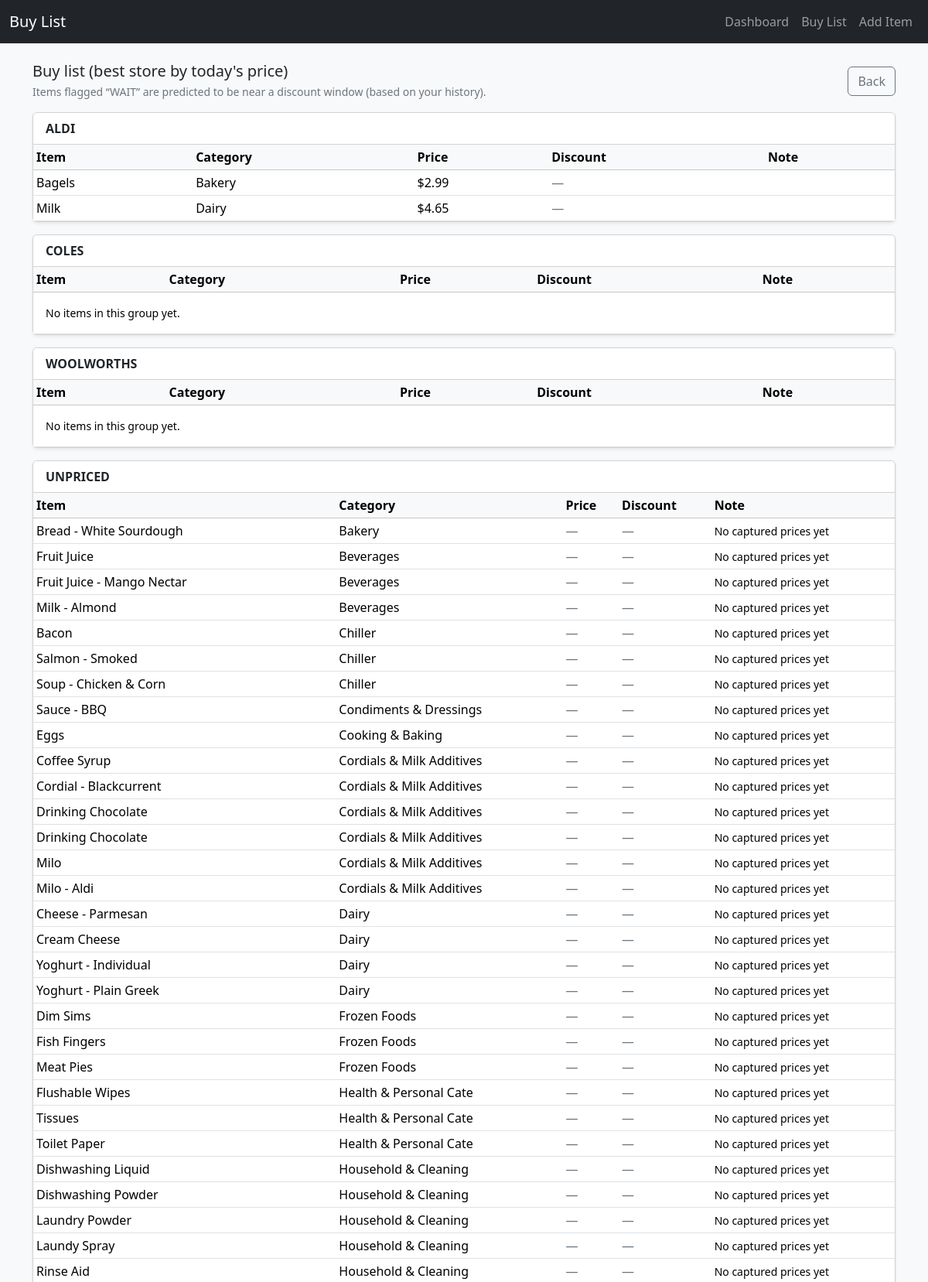
Page /buylist (upper part) on the committed database.
### app/models.py (models this page shows)
class Item(Base):
    __tablename__ = "items"
    id = Column(Integer, primary_key=True)
    name = Column(String, nullable=False)
    category = Column(String, nullable=True)
    brand = Column(String, nullable=True)
    buy_freq = Column(String, nullable=True)
    buy_qty = Column(Float, nullable=True)
    preferred_store = Column(String, nullable=True)
    links = relationship("StoreLink", back_populates="item", cascade="all, delete-orphan")
    prices = relationship("PriceHistory", back_populates="item", cascade="all, delete-orphan")

class PriceHistory(Base):
    __tablename__ = "price_history"
    id = Column(Integer, primary_key=True)
    item_id = Column(Integer, ForeignKey("items.id"), nullable=False)
    store_id = Column(Integer, ForeignKey("stores.id"), nullable=False)
    captured_at = Column(DateTime, nullable=False, default=datetime.utcnow)
    price = Column(Float, nullable=True)
    was_price = Column(Float, nullable=True)
    unit_price = Column(Float, nullable=True)
    promo_text = Column(String, nullable=True)
    discount_percent = Column(Float, nullable=True)
    item = relationship("Item", back_populates="prices")
    store = relationship("Store", back_populates="prices")

### app/main.py (the view)
@app.get("/buylist", response_class=HTMLResponse)
def buylist(request: Request):
    db = SessionLocal()
    try:
        items = db.query(Item).order_by(Item.category.asc().nullslast(), Item.name.asc()).all()
        latest = get_latest_prices_for_items(db, [i.id for i in items])
        cycles = compute_cycle_insights(db, [i.id for i in items])
        groups = build_buylist_groups(items, latest, cycles)
        return templates.TemplateResponse(
            "buylist.html",
            {"request": request, "title": "Buy List", "groups": groups},
        )
    finally:
        db.close()

### templates/buylist.html (shortened to what this page needs)
{% extends "base.html" %}
{% block content %}
<div class="d-flex justify-content-between align-items-center mb-3">
  <div>
    <div class="h5 mb-1">Buy list (best store by today's price)</div>
    <div class="muted small">Items flagged “WAIT” are predicted to be near a discount window (based on your history).</div>
  </div>
  <a class="btn btn-outline-secondary" href="/">Back</a>
</div>
{% for store_name, rows in groups.items() %}
<div class="card shadow-sm mb-3">
  <div class="card-header bg-white fw-semibold">{{ store_name }}</div>
  <div class="card-body p-0">
    <div class="table-responsive">
      <table class="table table-sm mb-0 align-middle">
        <thead class="table-light">
          <tr>
            <th>Item</th>
            <th>Category</th>
            <th>Price</th>
            <th>Discount</th>
            <th>Note</th>
          </tr>
        </thead>
        <tbody>
          {% for row in rows %}
          {% set item = row.item %}
          {% set best = row.best %}
          <tr class="{% if row.wait %}table-warning{% endif %}">
            <td>{{ item.name }}</td>
            <td class="muted">{{ item.category or "" }}</td>
            <td class="price">
              {% if best %}
                ${{ "%.2f"|format(best[1]) }}
              {% else %}
                <span class="muted">—</span>
              {% endif %}
            </td>
            <td>
              {% if best and best[2] and best[2].discount_percent %}
                <span class="badge bg-danger pill">-{{ "%.0f"|format(best[2].discount_percent) }}%</span>
              {% else %}
                <span class="muted">—</span>
              {% endif %}
            </td>
            <td class="muted small">
              {{ row.note }}
            </td>
          </tr>
          {% endfor %}
          {% if rows|length == 0 %}
          <tr><td colspan="5" class="muted small p-3">No items in this group yet.</td></tr>
          {% endif %}
        </tbody>
      </table>
    </div>
  </div>
</div>
{% endfor %}
{% endblock %}

### templates/base.html (style rules this page uses)
.price { font-variant-numeric: tabular-nums; }
.muted { color: #6c757d; }

### rows in the picture
Item: name "Bagels", category "Bakery"
PriceHistory: price "2.99"
Item: name "Milk", category "Dairy"
PriceHistory: price "4.65"
Item: name "Bread - White Sourdough", category "Bakery"
Item: name "Fruit Juice", category "Beverages"
Item: name "Fruit Juice - Mango Nectar", category "Beverages"
Item: name "Milk - Almond", category "Beverages"
Item: name "Bacon", category "Chiller"
Item: name "Salmon - Smoked", category "Chiller"
Item: name "Soup - Chicken & Corn", category "Chiller"
Item: name "Sauce - BBQ", category "Condiments & Dressings"
Item: name "Eggs", category "Cooking & Baking"
Item: name "Coffee Syrup", category "Cordials & Milk Additives"
Item: name "Cordial - Blackcurrent", category "Cordials & Milk Additives"
Item: name "Drinking Chocolate", category "Cordials & Milk Additives"
Item: name "Drinking Chocolate", category "Cordials & Milk Additives"
Item: name "Milo", category "Cordials & Milk Additives"
Item: name "Milo - Aldi", category "Cordials & Milk Additives"
Item: name "Cheese - Parmesan", category "Dairy"
Item: name "Cream Cheese", category "Dairy"
Item: name "Yoghurt - Individual", category "Dairy"
Item: name "Yoghurt - Plain Greek", category "Dairy"
Item: name "Dim Sims", category "Frozen Foods"
Item: name "Fish Fingers", category "Frozen Foods"
Item: name "Meat Pies", category "Frozen Foods"
Item: name "Flushable Wipes", category "Health & Personal Cate"
Item: name "Tissues", category "Health & Personal Cate"
Item: name "Toilet Paper", category "Health & Personal Cate"
Item: name "Dishwashing Liquid", category "Household & Cleaning"
Item: name "Dishwashing Powder", category "Household & Cleaning"
Item: name "Laundry Powder", category "Household & Cleaning"
Item: name "Laundy Spray", category "Household & Cleaning"
Item: name "Rinse Aid", category "Household & Cleaning"

### other values in the picture
{{ title }} "Buy List"
{{ store_name }} "ALDI" "COLES" "WOOLWORTHS" "UNPRICED"
{{ row.note }} "No captured prices yet" "No captured prices yet" "No captured prices yet" "No captured prices yet" "No captured prices yet" "No captured prices yet" "No captured prices yet" "No captured prices yet" "No captured prices yet" "No captured prices yet" "No captured prices yet" "No captured prices yet" "No captured prices yet" "No captured prices yet" "No captured prices yet" "No captured prices yet" "No captured prices yet" "No captured prices yet" "No captured prices yet" "No captured prices yet" "No captured prices yet" "No captured prices yet" "No captured prices yet" "No captured prices yet" "No captured prices yet" "No captured prices yet" "No captured prices yet" "No captured prices yet" "No captured prices yet" "No captured prices yet"
